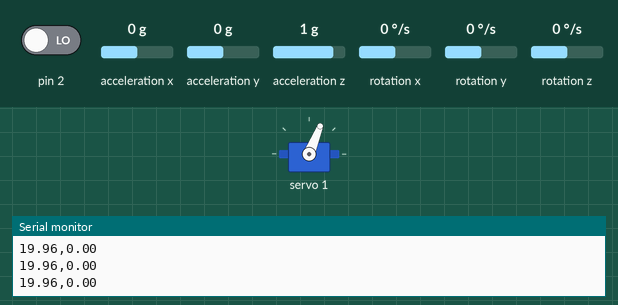
The sketch below on a simulated Arduino Uno, built with avr-gcc and run on an emulated ATmega328P. On the bench: servo, the last lines printed to the serial monitor. Wiring (inferred from the names in the program): MPU-9250 motion sensor at I2C address 0x68. The inputs (shaded band) are chosen by the test bench; at power-on: rotation z 0 °/s, pin 2 LOW, acceleration x 0 g, acceleration y 0 g, acceleration z 1 g, rotation x 0 °/s, rotation y 0 °/s.

Above: at 4.5 s.
4.6 s: rotation z set to -100 °/s
At 4.76 s:
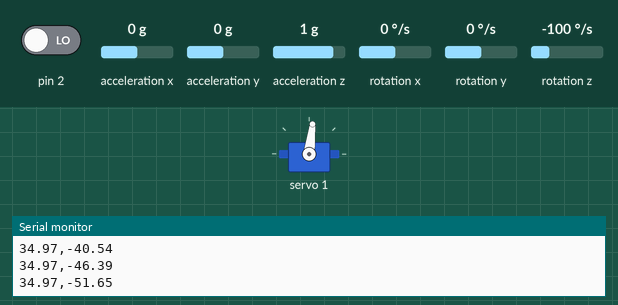
6.4 s: rotation z set to 0 °/s
8.2 s: pin 2 driven HIGH
At 9.5 s:
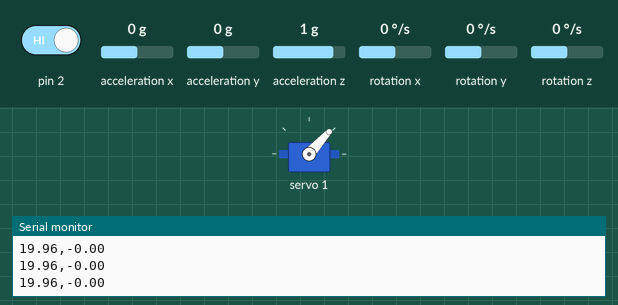
9.8 s: pin 2 driven LOW
At 10.7 s:
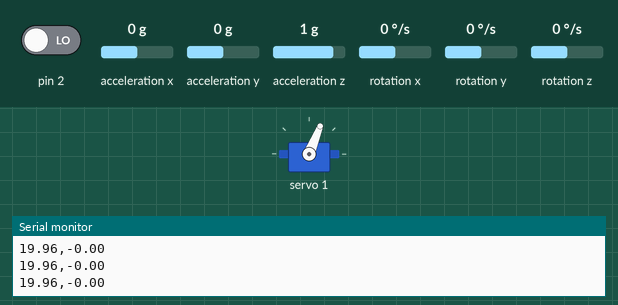
12.8 s: rotation z set to -192 °/s
At 13.7 s:
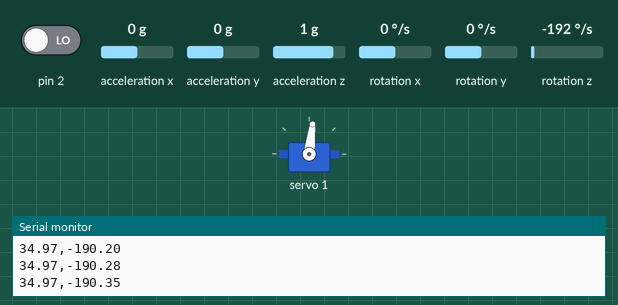
14.3 s: rotation z set to 192 °/s
At 15.7 s:
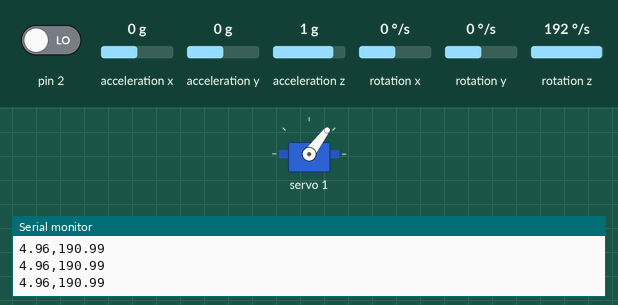
Timing chart, 0 to 16.8 s (numbered marks = the images above; inputs shaded):
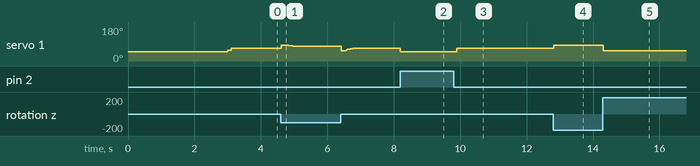

The sketch:

moment_wheel_only_control.ino
```cpp
/*
 * mpu9250 I2C addr = 0x68
 * pca9685 I2c addr = 0x40
 *
 * download
 * Adafruit_PWMServoDriver.h ! -> my git-Hub NURA2023/rocket/momentwheel
 *
 * using filter & control systemm
 * LPF(Low Pass Filer)
 * Bang-Bang control(ON-OFF)
 * PID
 *
 *
 */

#include <Wire.h>
#include <Adafruit_PWMServoDriver.h> //scl = A5 / sda = A4

Adafruit_PWMServoDriver pwm=Adafruit_PWMServoDriver();

int16_t ax, ay, az, gx, gy, gz; // we use only 'gz'(yaw angular velocity)

//calibration Value
#define I_max 100                       // Anti-windup max
#define I_min 0                         // Anti-windup min
#define bangbang_control_range 7        // Bang-Bang control range factor
#define set_duty 20                     // setting zero angular velocity[%]
#define range_duty 15                    // control duty range angular velocity[%]

//PID gain
#define Kp 1.5
#define Ki 0
#define Kd 0.87

//Control & PID & LPF(Low Pass Filter) Value
float P, I, D;
float r = 0;                                  // Desired angular velocity
float y = 0;                                  // measurement angular velocity
float u = 0;                                  // Control Value-PWM duty [%]
float millisTime_i;                           // Initial Time Measurement[ms]
float millisTime_f;                           // Final time measurement[ms]
float dt = 0;                                 // Tiny time[ms]
float y_past = 0;                             // Past input data

float motor_speed, motor_speed_past, motor_speed_filter;

bool state = true;

void Input_data()
{
  Wire.beginTransmission(0x68);
  Wire.write(0x3B);
  Wire.endTransmission(false);
  Wire.requestFrom(0x68, 14, true);
  ax = Wire.read() << 8 | Wire.read();
  ay = Wire.read() << 8 | Wire.read();
  az = Wire.read() << 8 | Wire.read();
  Wire.read()<< 8 | Wire.read(); //temp data
  gx = Wire.read() << 8 | Wire.read();
  gy = Wire.read() << 8 | Wire.read();
  gz = Wire.read() << 8 | Wire.read();

  gz = (double) gz * 250 / 32768; //change 16bit -> degree/s
}

float lowpassfilter(float filter, float data, float lowpass_constant)
{
  filter = filter * (1 - lowpass_constant) + data * lowpass_constant;
  return filter;
}

float computePID(float r, float y, float dt)
{
  float error = r - y; // angular velocity increasing -> PID u decreasing

  P = Kp * error;
  I = I + Ki * error * dt;
  D = Kd *(y - y_past) / dt;

  I = constrain(I , I_min , I_max);

  u = P + I - D;

  if ( abs(error) <= bangbang_control_range)
  {
    u = 0;
  }

  u = constrain(map(set_duty, 0, 100, 1613, 3226) + u,
                map(set_duty - range_duty, 0, 100, 1613, 3226), map(set_duty + range_duty, 0, 100, 1613, 3226));

  return u; //[us]
}

void control_motor()
{
  pwm.setPWM(1,0,u);
}

void BLDC_setting(float duty)
{
  if(duty > 0)
  {
    pwm.setPWM(1,0,map(0, 0, 100, 1613, 3226)); //set BLDC
    delay(3000);
  }

  do
  {
    motor_speed = constrain(map(duty, 0, 100, 1613, 3226), 1613, 3226);
    motor_speed_filter = lowpassfilter(motor_speed_past, motor_speed, 0.9);
    //Serial.println(motor_speed_filter);
    pwm.setPWM(1,0,motor_speed_filter);
    motor_speed_past = motor_speed_filter;
    delay(100);
    }while(abs(motor_speed - motor_speed_filter) > 3);
}

void setup()
{
  Serial.begin(9600);
  pinMode(2, INPUT);
  Wire.begin();
  pwm.begin();
  pwm.setPWMFreq(380); //->measurement 400hz -> 2.5ms / so pca9685 input unit mean 0.620us

  BLDC_setting(set_duty);
}


void loop()
{
  if(digitalRead(2) == HIGH)
  {
    BLDC_setting(0);

    while(1)
    {
      if(digitalRead(2) == LOW)
       {
        delay(100);
        break;
       }
    }
  }

    millisTime_f = millis();                             //measurement time
    dt = (millisTime_f - millisTime_i)*0.001;            //calculate time
    millisTime_i = millis();                             //measurement time

    Input_data();                                        //Road raw data

    y = lowpassfilter(y_past , gz, 0.1);                 //filtering raw data

    r = 0;
    u = computePID(r, y, dt);                            //calculate PID

    Serial.print(0.062*(u - 1613));
    Serial.print(",");
    Serial.println(y);

    control_motor();                                     //control BLDC using 'u' factor

    y_past = y;                                          //up-date
}
```

Measured:
- after the input at 4.6 s, servo 1: 68° → 83° at once, → 78° 0.23 s later, → 77° 0.33 s later
- after the input at 8.2 s, servo 1: 68° → 50° at once, → 48° 0.10 s later
- after the input at 9.8 s, servo 1: 48° → 68° after 0.10 s
- after the input at 12.8 s, servo 1: 68° → 83° at once
- after the input at 14.3 s, servo 1: 83° → 53° at once
